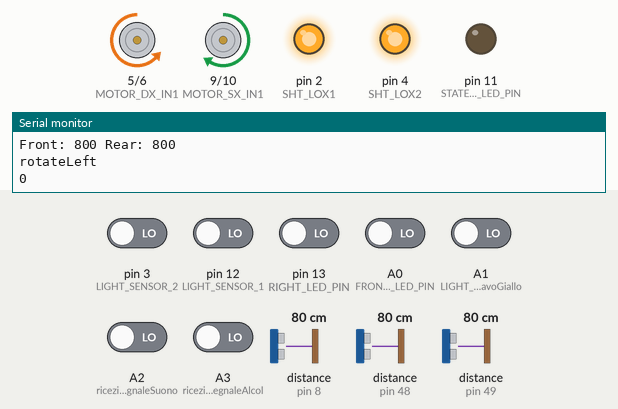
Recording of a sketch running on a simulated Arduino Uno, built with avr-gcc and run on an emulated ATmega328P. Shown: motor-driver pin pairs drawn as motors (green arrow = first pin HIGH = forward, orange = second pin HIGH = backward, longer = more drive), output pins drawn as LEDs (lit = HIGH), the last lines printed to the serial monitor. Wiring (inferred from the names in the program): ultrasonic range finder: trigger pin 7; echo pin 8. The test bench sets the inputs (shaded band); at power-on: A0 (FRONT_LEFT_LED_PIN), A1 (LIGHT_SENSOR_cavoGiallo), A2 (ricezioneSegnaleSuono), A3 (ricezioneSegnaleAlcol), pin 3 (LIGHT_SENSOR_2), pin 12 (LIGHT_SENSOR_1), pin 13 (RIGHT_LED_PIN) LOW, distance to the obstacle (sensors on pin 48, pin 49, pin 8) 80 cm. The echo pulse lasts 58.3 µs per cm; pins used as bus, display or sensor lines are not drawn.

Above: at 2.5 s.
2.6 s: A2 (ricezioneSegnaleSuono) driven HIGH
At 3.2 s:
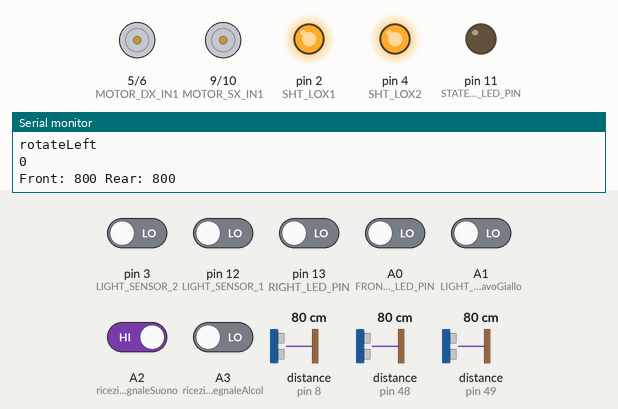
5.6 s: pin 3 (LIGHT_SENSOR_2) driven HIGH
At 8.5 s:
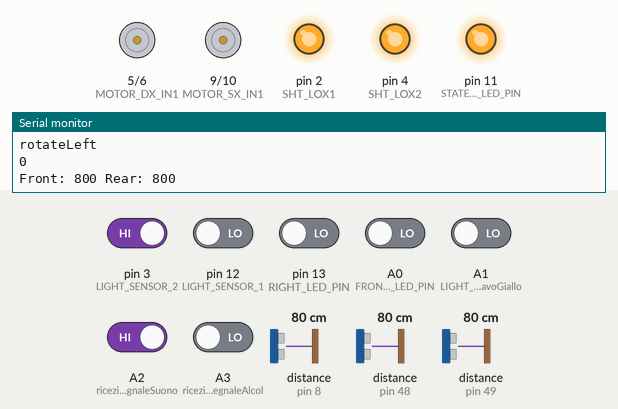
8.6 s: pin 13 (RIGHT_LED_PIN) driven HIGH and A0 (FRONT_LEFT_LED_PIN) driven HIGH
11.6 s: distance to the obstacle (sensor on pin 48) set to 18 cm
14.6 s: distance to the obstacle (sensor on pin 49) set to 9 cm
At 17.2 s:
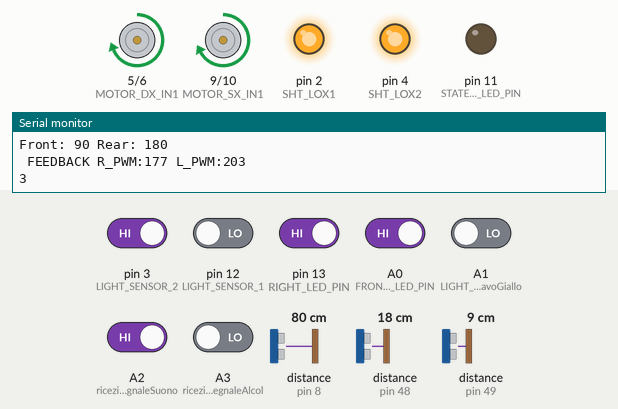
17.6 s: distance to the obstacle (sensor on pin 48) set to 2 cm
At 19.5 s:
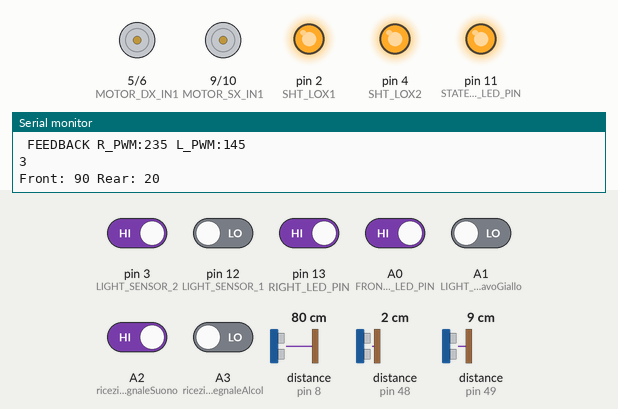
Timing chart, 0 to 20.8 s (numbered marks = the images above; inputs shaded):
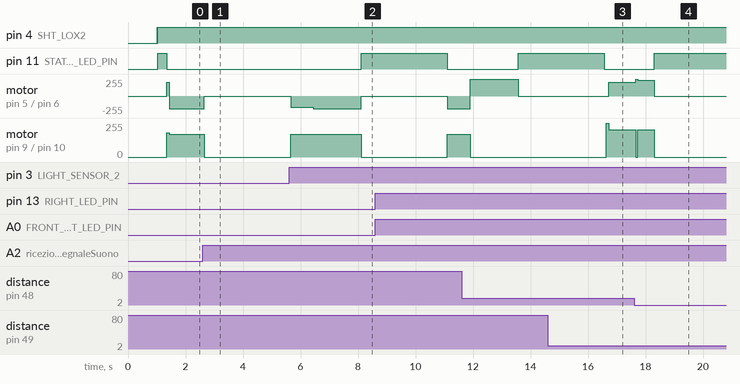

The sketch:

codiceArduinoAnno2024-2025.ino
```cpp
#include "Adafruit_VL53L0X.h"

// address we will assign if dual sensor is present
#define LOX1_ADDRESS 0x30
#define LOX2_ADDRESS 0x31

// set the pins to shutdown
#define SHT_LOX1 2
#define SHT_LOX2 4

int number_lights_seen = 0;

#define number_light_1 1// da modificare quando inizia la gara
#define number_light_2 (number_light_1 + 1)
#define number_light_3 (number_light_2 + 1)
#define number_light_4 (number_light_3 + 1)
#define number_light_5 (number_light_4 + 1)
#define number_light_6 (number_light_5 + 1)

long time_number_light;
bool daly_rotate = false;

#define LASERS_DISTANCE 0.118

#define MOTOR_DX_IN1 5
#define MOTOR_DX_IN2 6
#define MOTOR_SX_IN1 9
#define MOTOR_SX_IN2 10
#define RIGHT_LED_PIN 13
#define FRONT_LEFT_LED_PIN A0
// #define LEFT_LED_PIN A1 //prob. da eliminare
#define ON_RIGHT_WALL_DISTANCE 0.125
#define KP 0.37
#define KD 4
#define RIGHT_BASE_SPEED 210//185 //vista da davanti
#define LEFT_BASE_SPEED (RIGHT_BASE_SPEED - 40)//vista da davanti
#define ROTATION_SPEED 170//150
#define MAX_TURN_SPEED 150
#define FRONT_CM_DISTANCE_OBSTACLE_AVOIDANCE_THRESHOLD 15
#define ALARM_COUNTER_THRESHOLD 10
#define SEARCH_ROTATION_SPEED 115
#define TRIGGER_PORT 7
#define ECHO_PORT 8

#define LIGHT_SENSOR_2 3
#define STATE_LIGHT_FOUND_LED_PIN 11
// #define A0 A0 //inutile
#define LIGHT_SENSOR_1 12
#define LIGHT_SENSOR_cavoGiallo A1
#define IGNORE_TIME_AFTER_LIGHT_FOUND 1700

struct Distance {
    short int front;
    short int rear;
};

//unsigned short previousMillis = 0;  // Salva il tempo dell'iterazione precedente
short int previousError = 0;
short int currentRightBaseSpeed = RIGHT_BASE_SPEED;
short int currentLeftBaseSpeed = LEFT_BASE_SPEED;
short int previousRearDistance = 8191;
short int previousFrontDistance = 8191;
short int frontAlarmCounter = 0;
short int rearAlarmCounter = 0;
bool wallFound = false;
bool first_light_not_found = true;
short int lastState = 0;
unsigned long lastTimeLightFound = millis();
// objects for the vl53l0x
bool notRotated = true;

Adafruit_VL53L0X lox1 = Adafruit_VL53L0X();
Adafruit_VL53L0X lox2 = Adafruit_VL53L0X();

// this holds the measurement
VL53L0X_RangingMeasurementData_t measure1;
VL53L0X_RangingMeasurementData_t measure2;

//suono e alcol pin
const int ricezioneSegnaleSuono = A2;
const int ricezioneSegnaleAlcol = A3;

//perché le altre luci (suono e alcol) le accendo con l'esp 32
bool light_sensor = false;


/*
    Reset all sensors by setting all of their XSHUT pins low for delay(10), then set all XSHUT high to bring out of reset
    Keep sensor #1 awake by keeping XSHUT pin high
    Put all other sensors into shutdown by pulling XSHUT pins low
    Initialize sensor #1 with lox.begin(new_i2c_address) Pick any number but 0x29 and it must be under 0x7F. Going with 0x30 to 0x3F is probably OK.
    Keep sensor #1 awake, and now bring sensor #2 out of reset by setting its XSHUT pin high.
    Initialize sensor #2 with lox.begin(new_i2c_address) Pick any number but 0x29 and whatever you set the first sensor to
 */
void setID() {
  // all reset
  digitalWrite(SHT_LOX1, LOW);
  digitalWrite(SHT_LOX2, LOW);
  delay(10);
  // all unreset
  digitalWrite(SHT_LOX1, HIGH);
  digitalWrite(SHT_LOX2, HIGH);
  delay(10);

  // activating LOX1 and resetting LOX2
  digitalWrite(SHT_LOX1, HIGH);
  digitalWrite(SHT_LOX2, LOW);

  // initing LOX1
  if(!lox1.begin(LOX1_ADDRESS)) {
    Serial.println(F("Failed to boot first VL53L0X"));
    while(1);
  }
  delay(10);

  // activating LOX2
  digitalWrite(SHT_LOX2, HIGH);
  delay(10);

  //initing LOX2
  if(!lox2.begin(LOX2_ADDRESS)) {
    Serial.println(F("Failed to boot second VL53L0X"));
    while(1);
  }
}

Distance read_dual_sensors() {
  Distance d;
  lox1.rangingTest(&measure1, false); // pass in 'true' to get debug data printout!
  lox2.rangingTest(&measure2, false); // pass in 'true' to get debug data printout!

  if(measure2.RangeStatus != 4) {     // if not out of range
    d.front = measure2.RangeMilliMeter;
  } else {
    d.front = 2000;
  }

  if(measure1.RangeStatus != 4) {
    d.rear = measure1.RangeMilliMeter;
  } else {
    d.rear = 2000;
  }

  d.front = constrain(d.front,0,2000);
  d.rear = constrain(d.rear,0,2000);

  Serial.print(F("Front: "));
  Serial.print(d.front);
  Serial.print(F(" "));
  Serial.print(F("Rear: "));
  Serial.print(d.rear);

  return d;
}

void setup() {
  Serial.begin(115200);

  // wait until serial port opens for native USB devices
  while (! Serial) { delay(1); }
  delay(1000); // Aspetta che tutto si stabilizzi

  pinMode(SHT_LOX1, OUTPUT);
  pinMode(SHT_LOX2, OUTPUT);

  pinMode( TRIGGER_PORT, OUTPUT );
  pinMode( ECHO_PORT, INPUT );

  pinMode( ricezioneSegnaleSuono, INPUT );
  pinMode( ricezioneSegnaleAlcol, INPUT );

  Serial.println(F("Shutdown pins inited..."));

  digitalWrite(SHT_LOX1, LOW);
  digitalWrite(SHT_LOX2, LOW);

  Serial.println(F("Both in reset mode...(pins are low)"));


  Serial.println(F("Starting..."));
  setID();

  pinMode(STATE_LIGHT_FOUND_LED_PIN, OUTPUT);
  digitalWrite(STATE_LIGHT_FOUND_LED_PIN,HIGH);
  delay(300);
  digitalWrite(STATE_LIGHT_FOUND_LED_PIN,LOW);
  pinMode(MOTOR_DX_IN1, OUTPUT);
  pinMode(MOTOR_DX_IN2, OUTPUT);
  pinMode(MOTOR_SX_IN1, OUTPUT);
  pinMode(MOTOR_SX_IN2, OUTPUT);
  pinMode(FRONT_LEFT_LED_PIN, INPUT);
  pinMode(RIGHT_LED_PIN, INPUT);
  pinMode(LIGHT_SENSOR_1,INPUT);
  pinMode(LIGHT_SENSOR_cavoGiallo,INPUT);
  pinMode(LIGHT_SENSOR_2,INPUT);
//  pinMode(LEFT_LED_PIN, INPUT);


  moveForward();
  Serial.println(checkFrontObstacle(FRONT_CM_DISTANCE_OBSTACLE_AVOIDANCE_THRESHOLD + 10));
  while(true) {
    Serial.println("start");
    Serial.println(checkFrontObstacle(FRONT_CM_DISTANCE_OBSTACLE_AVOIDANCE_THRESHOLD + 10));
    if (checkFrontObstacle(FRONT_CM_DISTANCE_OBSTACLE_AVOIDANCE_THRESHOLD + 10)) break;
  }
}


void moveForwardWithFeedback(short int pwm, bool emergencyFlagFeedback, short int error_dot){
    short int proportional_feedback = pwm*KP;
    short int derivative_feedback = error_dot*KD;
    short int r_speed = constrain(RIGHT_BASE_SPEED+proportional_feedback+derivative_feedback,0,255);
    short int l_speed = constrain(LEFT_BASE_SPEED-proportional_feedback-derivative_feedback,0,255);
    if (emergencyFlagFeedback){
      l_speed=l_speed/2;
    }
    Serial.print(" FEEDBACK R_PWM:");
    Serial.print(r_speed);
    Serial.print(" L_PWM:");
    Serial.println(l_speed);

    if (r_speed>0){
      analogWrite(MOTOR_DX_IN1, r_speed);
      analogWrite(MOTOR_DX_IN2, 0);
    } else {
      analogWrite(MOTOR_DX_IN1, 0);
      analogWrite(MOTOR_DX_IN2, -r_speed);
    }
    if (l_speed>0){
      analogWrite(MOTOR_SX_IN1, l_speed);
      analogWrite(MOTOR_SX_IN2, 0);
    } else {
      analogWrite(MOTOR_SX_IN1, 0);
      analogWrite(MOTOR_SX_IN2, -l_speed);
    }
}

void moveForward(){
  Serial.print(" FORWARD R_PWM:");
  Serial.print(RIGHT_BASE_SPEED);
  Serial.print(" L_PWM:");
  Serial.println(LEFT_BASE_SPEED);
  analogWrite(MOTOR_DX_IN1, RIGHT_BASE_SPEED);
  analogWrite(MOTOR_DX_IN2, 0);
  analogWrite(MOTOR_SX_IN1, LEFT_BASE_SPEED + 12);
  analogWrite(MOTOR_SX_IN2, 0);
  Serial.println("");
}

bool checkAllSensors(){ //light sensor globale perché le altre luci (suono e alcol) le accendo con l'esp 32
  light_sensor = digitalRead(LIGHT_SENSOR_1) || digitalRead(LIGHT_SENSOR_cavoGiallo) || digitalRead(LIGHT_SENSOR_2);
  bool sound_sensor = digitalRead(ricezioneSegnaleSuono);
  bool alcol_sensor = digitalRead(ricezioneSegnaleAlcol);
  return light_sensor || sound_sensor || alcol_sensor;
}

bool checkFrontObstacle(short int front_cm_distance){
  if (frontDistance()<front_cm_distance)
    return true;
  bool front_left_obstacle = 1-digitalRead(FRONT_LEFT_LED_PIN);
  bool right_obstacle = 1-digitalRead(RIGHT_LED_PIN);
//  bool left_obstacle = 1-digitalRead(LEFT_LED_PIN);
  return right_obstacle || front_left_obstacle;//|| left_obstacle;
}
//(RIGHT_BASE_SPEED - 40)
void rotateRight(short int speed){
  // Ruota in senso orario
  analogWrite(MOTOR_DX_IN1, speed+18);
  analogWrite(MOTOR_DX_IN2, 0);
  analogWrite(MOTOR_SX_IN1, 0);
  analogWrite(MOTOR_SX_IN2, speed);
  Serial.println("rotateRight");
}

void rotateLeft(short int speed){
  // Ruota in senso orario
  analogWrite(MOTOR_DX_IN1, 0);
  analogWrite(MOTOR_DX_IN2, speed+18);
  analogWrite(MOTOR_SX_IN1, speed);
  analogWrite(MOTOR_SX_IN2, 0);
  Serial.println("rotateLeft");
}
void rotate90CCW(){
  // Ruota in senso orario
  analogWrite(MOTOR_DX_IN1, 0);
  analogWrite(MOTOR_DX_IN2, 168);
  analogWrite(MOTOR_SX_IN1, 140);
  analogWrite(MOTOR_SX_IN2, 0);
  delay(720);
}

void rotate90CW(){
  // Ruota in senso antiorario
  analogWrite(MOTOR_DX_IN1, 168);
  analogWrite(MOTOR_DX_IN2, 0);
  analogWrite(MOTOR_SX_IN1, 0);
  analogWrite(MOTOR_SX_IN2, 140);
  delay(720);
}

void turnRight(int motionTime){
  // Ruota in senso orario
  analogWrite(MOTOR_DX_IN1, MAX_TURN_SPEED);
  analogWrite(MOTOR_DX_IN2, 0);
  analogWrite(MOTOR_SX_IN1, 0);
  analogWrite(MOTOR_SX_IN2, 0);
  delay(motionTime);
}
void stopMotors(){
  // Ruota in senso orario
  analogWrite(MOTOR_DX_IN1, 0);
  analogWrite(MOTOR_DX_IN2, 0);
  analogWrite(MOTOR_SX_IN1, 0);
  analogWrite(MOTOR_SX_IN2, 0);
}

short int frontDistance(){
  //porta bassa l'uscita del trigger
  digitalWrite( TRIGGER_PORT, LOW );
  //invia un impulso di 10microsec su trigger
  digitalWrite( TRIGGER_PORT, HIGH );
  delayMicroseconds( 10 );
  digitalWrite( TRIGGER_PORT, LOW );
  long duration = pulseIn( ECHO_PORT, HIGH );
  long r = 0.034 * duration / 2;
  return r;
}

/*void searchForWall(Distance d, short int diff){
  rotateLeft(SEARCH_ROTATION_SPEED);
  if ((d.front<1000 && d.rear<1000) && (diff>-25 && diff<25)){
    rotate90CW();
    wallFound = true;
  }
}*/

void greenLedThreeSecondsBlocking(){
  if (light_sensor) digitalWrite(STATE_LIGHT_FOUND_LED_PIN,HIGH); //basta questo perché le altre luci le accendo con l'esp 32
  delay(3000);
  number_lights_seen = number_lights_seen + 1; //<-- da valutare se creare tre tipi di variabili per luce, suono e alcol o usare sempre la stessa
  digitalWrite(STATE_LIGHT_FOUND_LED_PIN,LOW);
    if (number_lights_seen == number_light_1){
    rotate90CCW();
//time_number_light = millis() + 1700; //se levo quegli // devo aggiungerli al rotate
//daly_rotate = true;
  }
  if (number_lights_seen == number_light_2){
    rotate90CCW();
//time_number_light = millis() + 1700; //se levo quegli // devo aggiungerli al rotate
//daly_rotate = true;
  }
  if (number_lights_seen == number_light_3){
    //rotate90CCW();
time_number_light = millis() + 1700;
daly_rotate = true;
  }
  if (number_lights_seen == number_light_4){
    rotate90CCW();
//time_number_light = millis() + 1700; //se levo quegli // devo aggiungerli al rotate
//daly_rotate = true;
  }
  if (number_lights_seen == number_light_5){
    rotate90CCW();
//time_number_light = millis() + 1700; //se levo quegli // devo aggiungerli al rotate
//daly_rotate = true;
  }
  if (number_lights_seen == number_light_6){
     rotate90CCW();
//time_number_light = millis() + 1700; //se levo quegli // devo aggiungerli al rotate
//daly_rotate = true;
  }
if (daly_rotate == true && time_number_light <= millis()){
    rotate90CCW();
    daly_rotate = false;
}
}

void loop() {
  Distance d = read_dual_sensors();
  short int error = d.rear-d.front;


  //if (!wallFound){
  //  searchForWall(d,error);
  //}else{
    Serial.println();
    bool emergencyFlagFeedback = false;
    bool emergencyFlagRotation = false;

    bool frontObstacle = checkFrontObstacle(FRONT_CM_DISTANCE_OBSTACLE_AVOIDANCE_THRESHOLD);
    //Serial.print(" FRONT_OBSTACLE ");
    //Serial.print(frontObstacle);
    if (d.front<85 || (d.front<90 && d.rear<100)){
      emergencyFlagFeedback = true;
    }
    if (d.front<80) {
      emergencyFlagRotation = true;
    }
    if(checkAllSensors() && (millis()-lastTimeLightFound>IGNORE_TIME_AFTER_LIGHT_FOUND || first_light_not_found)){
      first_light_not_found = false;
      stopMotors(); // Ferma il robot
      greenLedThreeSecondsBlocking(); // Accendi verde per 3
      lastState = 4;
      lastTimeLightFound = millis();
    } else if (frontObstacle || emergencyFlagRotation){
      rotateLeft(ROTATION_SPEED);
      lastState = 0;
    }else if (d.front>300 && d.rear>300){
      if (lastState == 3) rotateRight(ROTATION_SPEED);
      else moveForward();
      lastState = 1;
    }else if (d.front>200 && d.rear<150){
      turnRight(500);
      lastState = 2;
    }else{
      moveForwardWithFeedback(-error, emergencyFlagFeedback, -(error-previousError));
      lastState = 3;
    }
  Serial.println(lastState);
    //delay(10);
    previousError = error;
  //}
  Serial.println("");
}
```

Measured:
- after the input at 2.6 s, motor on pin 5 (MOTOR_DX_IN1) / pin 6 (MOTOR_DX_IN2): backward 188/255 → stopped after 0.06 s; motor on pin 9 (MOTOR_SX_IN1) / pin 10 (MOTOR_SX_IN2): forward 170/255 → stopped after 0.06 s
- after the input at 5.6 s, pin 11 (STATE_LIGHT_FOUND_LED_PIN): LOW → HIGH after 2.5 s
- after the input at 14.6 s, motor on pin 5 (MOTOR_DX_IN1) / pin 6 (MOTOR_DX_IN2): stopped → forward 210/255 after 2.1 s; motor on pin 9 (MOTOR_SX_IN1) / pin 10 (MOTOR_SX_IN2): stopped → forward 255/255 after 2.0 s, → forward 203/255 0.07 s later
- after the input at 17.6 s, motor on pin 5 (MOTOR_DX_IN1) / pin 6 (MOTOR_DX_IN2): forward 210/255 → forward 255/255 after 0.06 s, → forward 235/255 0.07 s later, → stopped 0.58 s later; motor on pin 9 (MOTOR_SX_IN1) / pin 10 (MOTOR_SX_IN2): forward 203/255 → stopped after 0.06 s instead of 0.71 s
